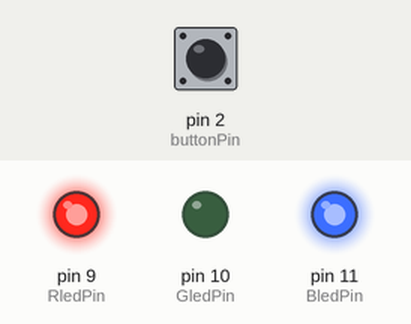
Recording of a sketch running on a simulated Arduino Uno, built with avr-gcc and run on an emulated ATmega328P. Shown: output pins drawn as LEDs (lit = HIGH). The inputs (shaded band) are chosen by the test bench; at power-on: pin 2 (buttonPin) LOW. What the sketch prints to the serial monitor is not drawn.

Above: at 1.2 s.
1.3 s: pin 2 (buttonPin) pulled HIGH for 0.15 s
At 2.7 s:
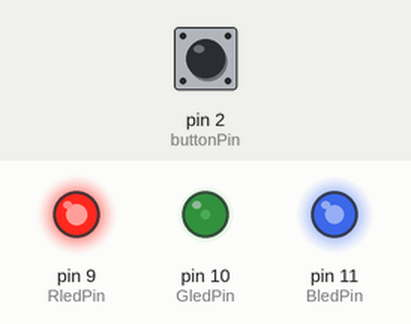
4.4 s: pin 2 (buttonPin) pulled HIGH for 1 s
At 6.0 s:
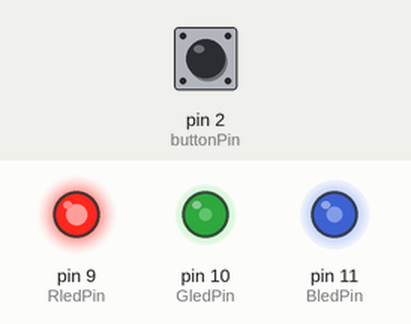
8.4 s: pin 2 (buttonPin) pulled HIGH for 0.15 s
11.5 s: pin 2 (buttonPin) pulled HIGH for 3.2 s
At 14.2 s:
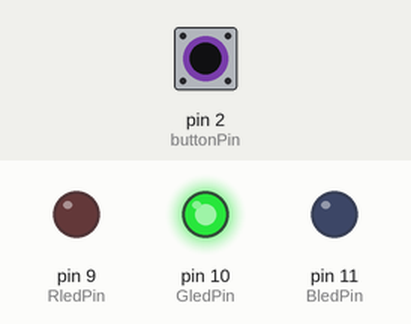
Timing chart, 0 to 15.7 s (numbered marks = the images above; inputs shaded):
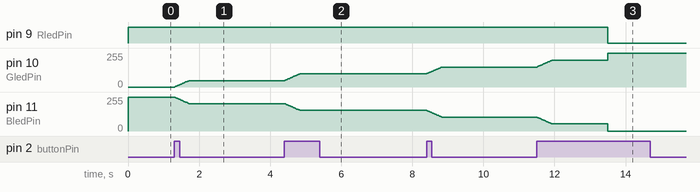

Measured:
- after the input at 1.3 s, pin 10 (GledPin): moves from 0/255 to 48/255 over 0.39 s, starting at once; pin 11 (BledPin): moves from 255/255 to 206/255 over 0.39 s, starting at once
- after the input at 11.5 s, pin 9 (RledPin): HIGH → LOW after 2.0 s

The sketch:

Homework2_Interactive_Toy.ino
```cpp
const int buttonPin = 2;
const int RledPin = 9;
const int GledPin = 10;
const int BledPin = 11;

int mood = 0;
const int neutralMood = 10;
int buttonState = 0;
bool ButtonPressed = false;

unsigned long touchedTimer = 0;
unsigned long reducedTimer = 0;
unsigned long PressStartTime = 0;

const long unTouchInterval = 5000;
const long reducedInterval = 2000;
const long longPressInterval = 2000;

bool longPressHandled = false;
bool sleepingState = false;

float shownMood = 10;
unsigned long fadeTimer = 0;
//unsigned long previousMillis = 0;

void setup() {
  pinMode(RledPin, OUTPUT);
  pinMode(GledPin, OUTPUT);
  pinMode(BledPin, OUTPUT);
  pinMode(buttonPin, INPUT);
  Serial.begin(9600);

  mood = neutralMood;
}

void loop() {

  if(millis() - fadeTimer > 20){
    fadeTimer = millis();
    if(mood - shownMood > 0.1) shownMood = shownMood + 0.1;
    else if(shownMood - mood > 0.1) shownMood = shownMood - 0.1;
  }

  if(sleepingState){
    showSleeping();
  } else{
    showLEDState(shownMood);
  }

    buttonState = digitalRead(buttonPin);
    Serial.println(buttonState);

    if(buttonState == HIGH && !ButtonPressed){
        mood = mood + 2;
        if(mood > 20) mood = 20;
        touchedTimer = millis();
        ButtonPressed = true;
        PressStartTime = millis();
        longPressHandled = false;

    }
    if(buttonState == HIGH && ButtonPressed && !longPressHandled){
        if(millis() - PressStartTime >= longPressInterval){
          sleepingState = !sleepingState;
          longPressHandled = true;
        }
    }

    if (buttonState == LOW && ButtonPressed){
        ButtonPressed = false;
    }

    unsigned long currentMillis = millis();
    if(!sleepingState && currentMillis - touchedTimer > unTouchInterval){

      if(currentMillis - reducedTimer > reducedInterval){
        mood = mood - 1;
        if(mood < 0) mood = 0;
        reducedTimer = currentMillis;
      }
    }
}

  void showLEDState(float state){

    float brightnessInterval = 255 / 10.0;
    if(state >= neutralMood){
      analogWrite(RledPin, 255);
      analogWrite(GledPin, brightnessInterval * (state - neutralMood));
      analogWrite(BledPin, 255 - brightnessInterval * (state - neutralMood));
    }
    else if (state < neutralMood){
      analogWrite(RledPin, brightnessInterval * state);
      analogWrite(GledPin, 255 - brightnessInterval * state);
      analogWrite(BledPin, 255);
    }
}

  void showSleeping() {
    analogWrite(RledPin, 0);
    analogWrite(GledPin, 255);
    analogWrite(BledPin, 0);
  }
```
